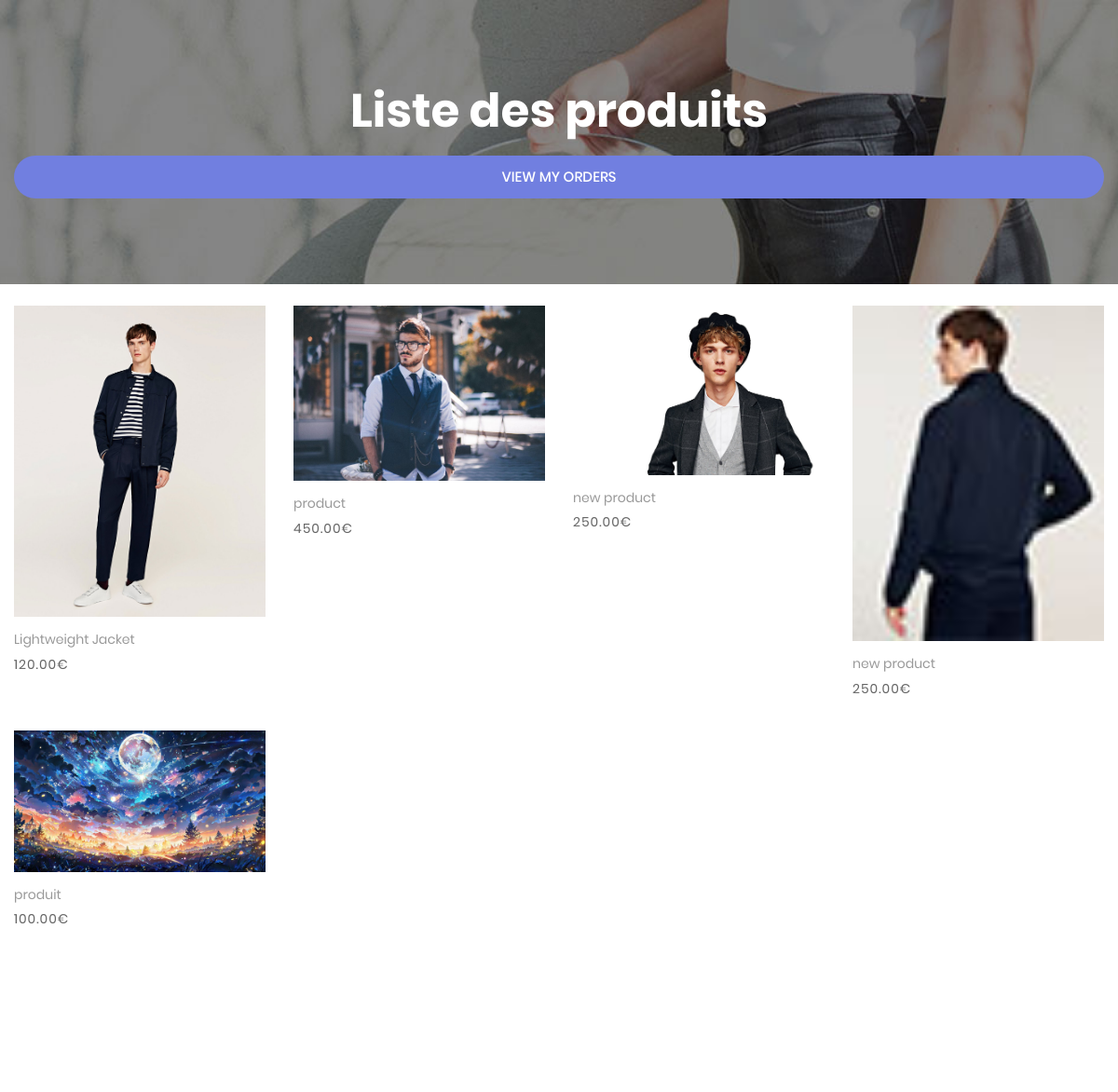
The page /accounts/client/dashboard/ (signed in) on the database its author committed.
### accounts/models.py (models this page shows, shortened)
class Product(models.Model):
    name = models.CharField(max_length=100)
    description = models.TextField()
    price = models.DecimalField(max_digits=10, decimal_places=2)
    stock = models.PositiveIntegerField()
    image = models.ImageField(upload_to='products/', blank=True, null=True)

### accounts/views.py (the view, shortened to what this page needs)
# urls.py: path('client/dashboard/', views.client_dashboard, name='client_dashboard'),
def client_dashboard(request):
    if request.user.role != 'client':
        return redirect('login')
    products = Product.objects.all()
    return render(request, 'accounts/client_dashboard.html', {'products': products})

### accounts/templates/accounts/client_dashboard.html (shortened to what this page needs)
{% load static %}
<!DOCTYPE html>
<html lang="en">
<head>
	<link rel="stylesheet" type="text/css" href="{% static 'vendor/bootstrap/css/bootstrap.min.css' %}">
	<link rel="stylesheet" type="text/css" href="{% static 'fonts/font-awesome-4.7.0/css/font-awesome.min.css' %}">
	<link rel="stylesheet" type="text/css" href="{% static 'fonts/iconic/css/material-design-iconic-font.min.css' %}">
	<link rel="stylesheet" type="text/css" href="{% static 'fonts/linearicons-v1.0.0/icon-font.min.css' %}">
	<link rel="stylesheet" type="text/css" href="{% static 'vendor/animate/animate.css' %}">
	<link rel="stylesheet" type="text/css" href="{% static 'vendor/css-hamburgers/hamburgers.min.css' %}">
	<link rel="stylesheet" type="text/css" href="{% static 'vendor/animsition/css/animsition.min.css' %}">
	<link rel="stylesheet" type="text/css" href="{% static 'vendor/select2/select2.min.css' %}">
	<link rel="stylesheet" type="text/css" href="{% static 'vendor/daterangepicker/daterangepicker.css' %}">
	<link rel="stylesheet" type="text/css" href="{% static 'vendor/slick/slick.css' %}">
	<link rel="stylesheet" type="text/css" href="{% static 'vendor/MagnificPopup/magnific-popup.css' %}">
	<link rel="stylesheet" type="text/css" href="{% static 'vendor/perfect-scrollbar/perfect-scrollbar.css' %}">
	<link rel="stylesheet" type="text/css" href="{% static 'css/util.css' %}">
	<link rel="stylesheet" type="text/css" href="{% static 'css/main.css' %}">
</head>
<body>
    <section class="bg-img1 txt-center p-lr-15 p-tb-92" style="background-image: url('{% static 'images/bg-01.jpg' %}');">
        <h2 class="ltext-105 cl0 txt-center">Liste des produits</h2>
        <div class="p-t-20">
            <a href="{% url 'orders' %}" class="flex-c-m stext-101 cl0 size-101 bg1 bor1 hov-btn1 p-lr-15 trans-04">
                View My Orders
            </a>
        </div>
    </section>
    <div class="bg0 m-t-23 p-b-140">
        <div class="container">
            <div class="row isotope-grid">
                {% for product in products %}
                    <div class="col-sm-6 col-md-4 col-lg-3 p-b-35 isotope-item">
                        <div class="block2">
                            <div class="block2-pic hov-img0">
                                {% if product.image %}
                                    <img src="{{ product.image.url }}" alt="{{ product.name }}">
                                {% else %}
                                    <img src="{% static 'images/product-01.jpg' %}" alt="Default">
                                {% endif %}
                            </div>
                            <div class="block2-txt flex-w flex-t p-t-14">
                                <div class="block2-txt-child1 flex-col-l">
                                    <span class="stext-104 cl4 hov-cl1 trans-04 js-name-b2 p-b-6">
                                        {{ product.name }}
                                    </span>
                                    <span class="stext-105 cl3">
                                        {{ product.price }}€
                                    </span>
                                </div>
                            </div>
                        </div>
                    </div>
                {% endfor %}
            </div>
        </div>
    </div>
</body>
</html>

### static/css/main.css (style rules this page uses)
.container { max-width: 1380px; }
@media (max-width: 1600px) { .container { max-width: 1200px; } }
.block2-pic { position: relative; }
.block2-txt-child1 { width: calc(100% - 30px); }
.cl0 { color: #fff; }
.cl3 { color: #666; }
.cl4 { color: #999; }
.stext-101 { font-family: Poppins-Medium; font-size: 15px; line-height: 1.466667; text-transform: uppercase; }
.stext-104 { font-family: Poppins-Regular; font-size: 14px; line-height: 1.466667; }
.stext-105 { font-family: Poppins-Regular; font-size: 14px; line-height: 1.466667; letter-spacing: 1px; }
.ltext-105 { font-family: Poppins-Bold; font-size: 50px; line-height: 1.1; }
.size-101 { min-width: 161px; height: 46px; }
.bg0 { background-color: #fff; }
.bg1 { background-color: #717fe0; }
.bg-img1 { background-size: cover; background-position: center center; background-repeat: no-repeat; }
.bor1 { border-radius: 23px; }
.hov-img0 { display: block; overflow: hidden; }
.hov-img0 img { width: 100%; -webkit-transition: transform 0.9s ease; -o-transition: transform 0.9s ease; -moz-transition: transform 0.9s ease; transition: transform 0.9s ease; }

### rows shown on the page
Product: image (picture), name "Lightweight Jacket", price "120.00"
Product: image (picture), name "product", price "450.00"
Product: image (picture), name "new product", price "250.00"
Product: image (picture), name "new product", price "250.00"
Product: image (picture), name "produit", price "100.00"
